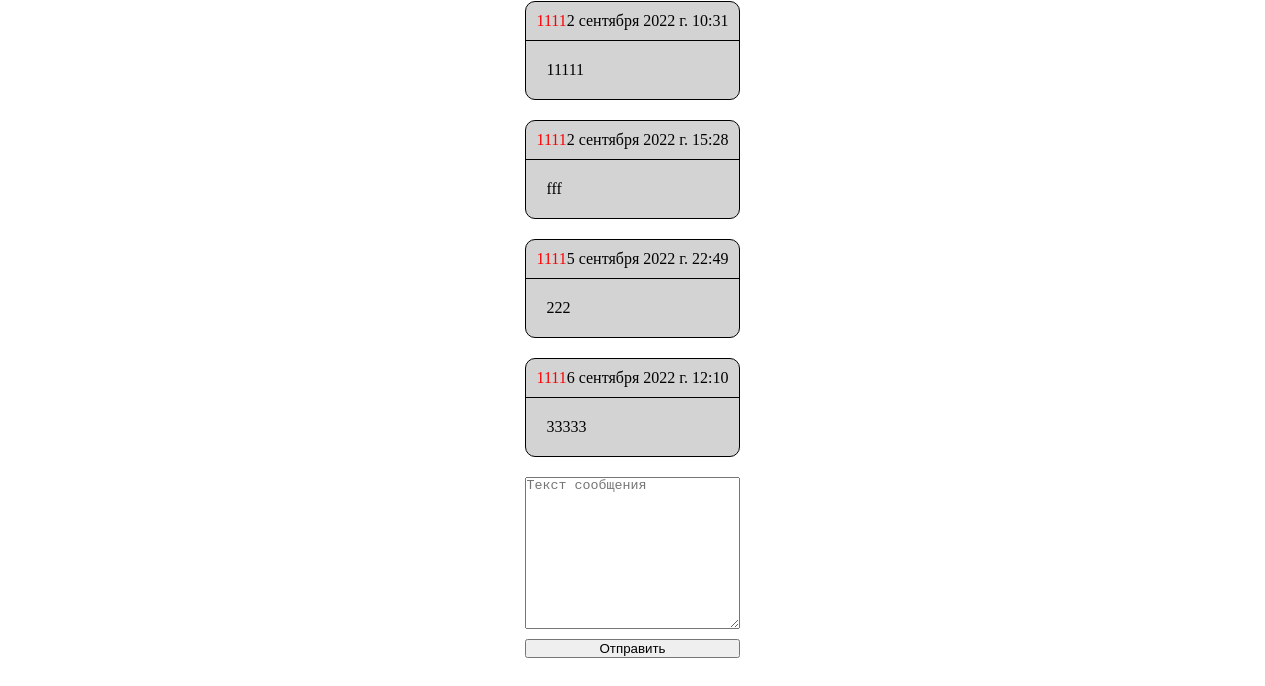
/chat/3/ (signed in, lower part), run on an earlier commit of the app's database.
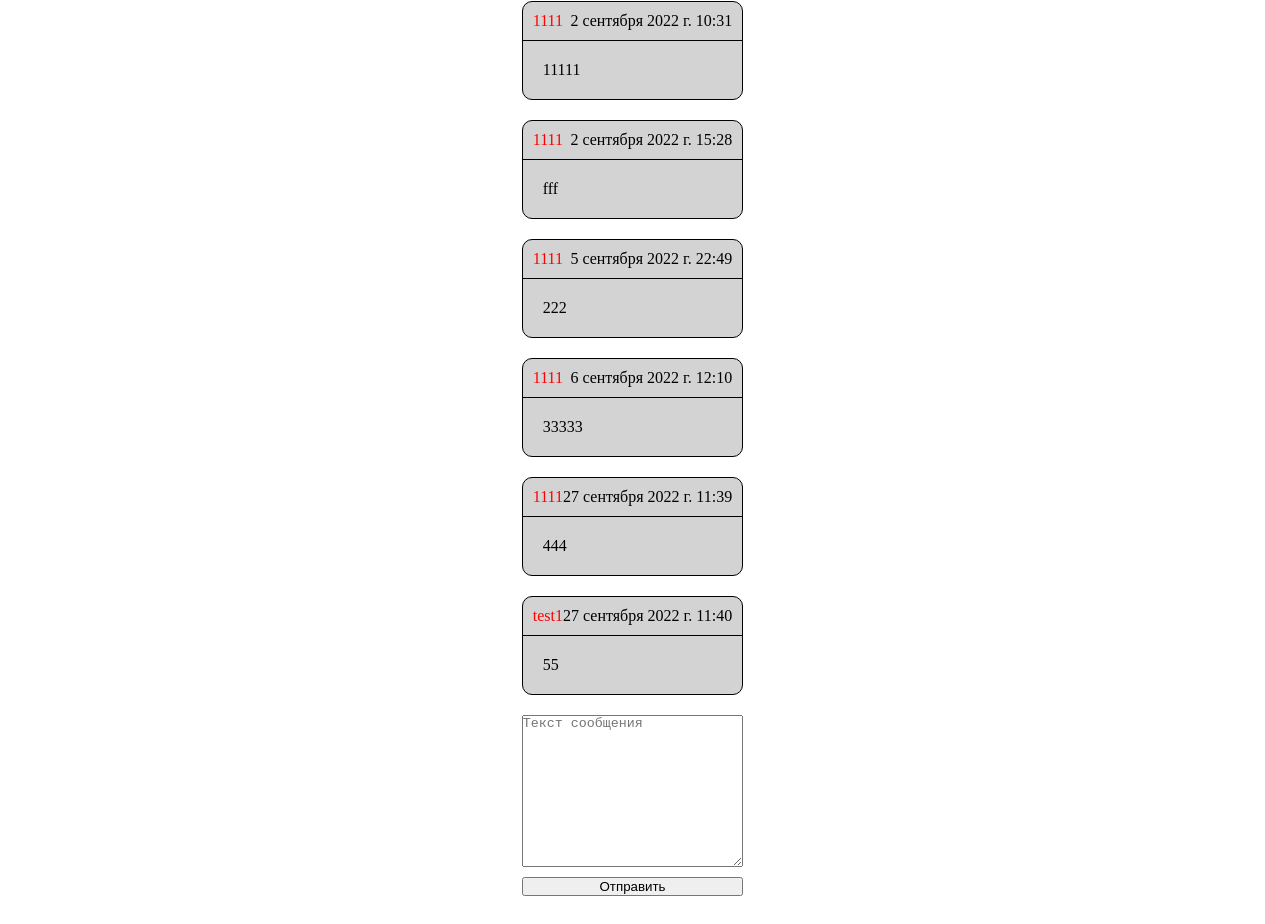
And on a later commit of the database.
### chat/models.py (models this page shows, shortened)
class ChatMessage(models.Model):
    user = models.ForeignKey(
        'user.User',
        on_delete=models.CASCADE,
        verbose_name='пользователь',
        related_name='user_messages'
    )
    dialog = models.ForeignKey(ChatDialog, on_delete=models.CASCADE, verbose_name='диалог',
                               related_name='dialog_messages')
    create_at = models.DateTimeField('Дата', auto_now=True)
    body = models.TextField('Текст обращения')
    class Meta:
        verbose_name = 'Сообщение'
        verbose_name_plural = 'Сообщения'

### user/models.py (models this page shows, shortened)
class User(AbstractUser):
    phone = models.CharField('телефон', validators=[phone_validator], max_length=13, unique=True)

### chat/views.py (the view)
# urls.py: path('<int:room_name>/', Room.as_view(), name='room'),
class Room(DetailView):
    model = ChatDialog
    pk_url_kwarg = "room_name"
    template_name = 'chat/room.html'
    def get_context_data(self, **kwargs):
        context = super().get_context_data()
        context['messages'] = ChatMessage.objects.select_related('user').filter(dialog_id=self.kwargs.get('room_name'))
        context['room_name'] = self.kwargs.get('room_name')
        print('room_name', context['room_name'])
        return context
    def get(self, request, *args, **kwargs):
        print(self.kwargs.get('room_name'))
        self.object = None
        if self.request.user.is_superuser:
            self.object = ChatDialog.objects.get(id=self.kwargs.get('room_name')).id
        else:
            try:
                self.object = ChatDialog.objects.get(id=self.request.user.id)
                print('cur', self.object)
            except ChatDialog.DoesNotExist:
                self.object = ChatDialog.objects.create(id=self.request.user.id, user_id=self.request.user.id)
        context = self.get_context_data(object=self.object)
        return self.render_to_response(context)

### cart/context_processors.py (called while the page is built)
def cart(request):
    return {'cart': Cart(request)}

### chat/models.py (called while the page is built)
    def __str__(self):
        return f'{self.start_date}'

### chat/templates/chat/room.html (shortened to what this page needs)
{% extends "orders/base.html" %}
{% block content %}
<div class="body_message">
    <main>
        <div class="chat-box">
            <div class="messages" id="list_message">
                {% if messages %}
                {% for message in messages %}
                <div class="message">
                    <div class="message__data">
                        <p class="admin-user">{{message.user.username}}</p>
                        <p>{{message.create_at}}</p>
                    </div>
                    <div class="message__body">
                        <p>{{message.body}}</p>
                    </div>
                </div>
                {% endfor %}
                {% endif %}
            </div>
            <div class="chat__input">
                <textarea name="message" id="id_message" rows="10" placeholder="Текст сообщения"></textarea>
                <button type="submit" id="btn-send">Отправить</button>
            </div>
        </div>
    </main>
</div>
</div>
{% endblock %}

### orders/templates/orders/base.html (shortened to what this page needs)
<!DOCTYPE html>
{% load static %}
<html lang="en">
<head>
    <link rel="stylesheet" type="text/css" href="{% static 'css/style.css' %}">
</head>
<body>
<div class="wrapper">
    <div class="page">
    {% block content %}
    {% endblock content %}
</body>
</html>

### static/css/style.css (style rules this page uses)
* { margin: 0; padding: 0; }
html, body { height: 100%; }
.wrapper { height: 100%; max-width: 100%; margin: 0 auto; }
.page { min-height: 100%; padding-bottom: 90px; box-sizing: border-box; }
.body_message { display: flex; flex-direction: column; justify-content: space-between; }
main { display: flex; justify-content: center; }
.messages { max-width: 800px; display: flex; flex-direction: column; gap: 20px; }
.message { display: flex; flex-direction: column; border: 1px solid black; border-radius: 10px; background-color: lightgray; }
.message__data { display: flex; justify-content: space-between; padding: 10px; border-bottom: 1px solid black; }
.message__body { padding: 20px; }
.admin-user { color: red; }
.chat__input { margin: 20px 0; display: flex; flex-direction: column; gap: 10px; font-size: 14px; }

What changed in the data, as far as the page shows it:
added ChatMessage: user.username "1111", create_at "27 сентября 2022 г. 11:39", body "444"
added ChatMessage: user.username "test1", create_at "27 сентября 2022 г. 11:40", body "55"
